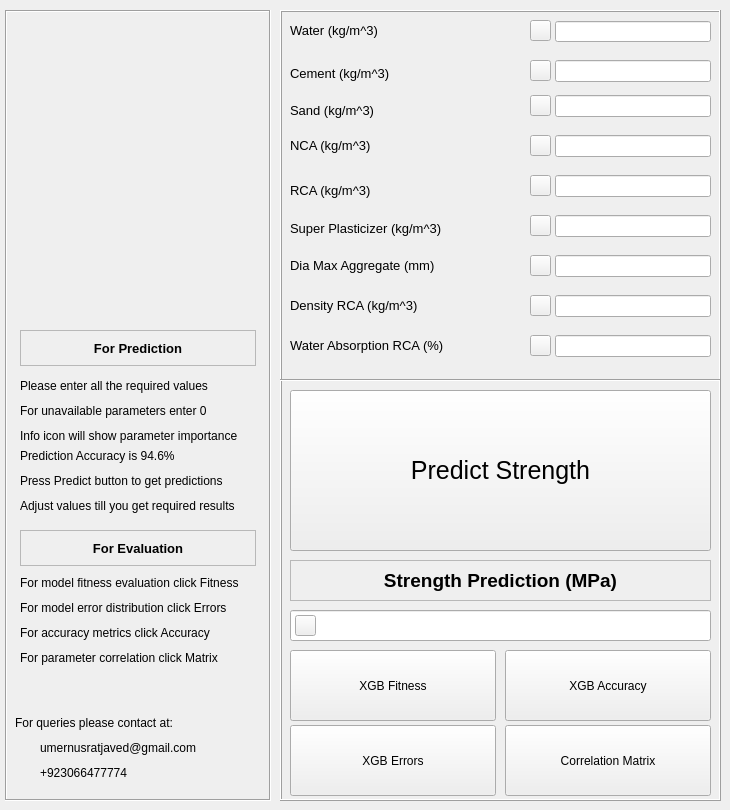
    <widget class="QWidget" name="tabWidgetPage1">
     <property name="styleSheet">
      <string notr="true"/>
     </property>
     <attribute name="title">
      <string>RAC Strength</string>
     </attribute>
     <widget class="QFrame" name="frame_1">
      <property name="geometry">
       <rect>
        <x>280</x>
        <y>10</y>
        <width>441</width>
        <height>791</height>
       </rect>
      </property>
      <property name="styleSheet">
       <string notr="true"/>
      </property>
      <property name="frameShape">
       <enum>QFrame::Box</enum>
      </property>
      <property name="frameShadow">
       <enum>QFrame::Raised</enum>
      </property>
      <widget class="QLabel" name="label">
       <property name="geometry">
        <rect>
         <x>10</x>
         <y>10</y>
         <width>191</width>
         <height>21</height>
        </rect>
       </property>
       <property name="font">
        <font>
         <pointsize>10</pointsize>
         <weight>50</weight>
         <italic>false</italic>
         <bold>false</bold>
         <strikeout>false</strikeout>
        </font>
       </property>
       <property name="text">
        <string>Water (kg/m^3)</string>
       </property>
      </widget>
      <widget class="QLabel" name="label_2">
       <property name="geometry">
        <rect>
         <x>10</x>
         <y>50</y>
         <width>191</width>
         <height>26</height>
        </rect>
       </property>
       <property name="font">
        <font>
         <pointsize>10</pointsize>
         <weight>50</weight>
         <italic>false</italic>
         <bold>false</bold>
         <strikeout>false</strikeout>
        </font>
       </property>
       <property name="text">
        <string>Cement (kg/m^3)	</string>
       </property>
      </widget>
      <widget class="QLabel" name="label_4">
       <property name="geometry">
        <rect>
         <x>10</x>
         <y>90</y>
         <width>171</width>
         <height>21</height>
        </rect>
       </property>
       <property name="font">
        <font>
         <pointsize>10</pointsize>
         <weight>50</weight>
         <italic>false</italic>
         <bold>false</bold>
         <strikeout>false</strikeout>
        </font>
       </property>
       <property name="text">
        <string>Sand (kg/m^3)</string>
       </property>
      </widget>
      <widget class="QLabel" name="label_5">
       <property name="geometry">
        <rect>
         <x>10</x>
         <y>125</y>
         <width>171</width>
         <height>21</height>
        </rect>
       </property>
       <property name="font">
        <font>
         <pointsize>10</pointsize>
         <weight>50</weight>
         <italic>false</italic>
         <bold>false</bold>
         <strikeout>false</strikeout>
        </font>
       </property>
       <property name="text">
        <string>NCA (kg/m^3)</string>
       </property>
      </widget>
      <widget class="QLabel" name="label_6">
       <property name="geometry">
        <rect>
         <x>10</x>
         <y>165</y>
         <width>211</width>
         <height>31</height>
        </rect>
       </property>
       <property name="font">
        <font>
         <pointsize>10</pointsize>
         <weight>50</weight>
         <italic>false</italic>
         <bold>false</bold>
         <strikeout>false</strikeout>
        </font>
       </property>
       <property name="text">
        <string>RCA (kg/m^3)</string>
       </property>
      </widget>
      <widget class="QLabel" name="label_7">
       <property name="geometry">
        <rect>
         <x>10</x>
         <y>245</y>
         <width>221</width>
         <height>21</height>
        </rect>
       </property>
       <property name="font">
        <font>
         <pointsize>10</pointsize>
         <weight>50</weight>
         <italic>false</italic>
         <bold>false</bold>
         <strikeout>false</strikeout>
        </font>
       </property>
       <property name="text">
        <string>Dia Max Aggregate (mm)</string>
       </property>
      </widget>
      <widget class="QLabel" name="label_8">
       <property name="geometry">
        <rect>
         <x>10</x>
         <y>285</y>
         <width>211</width>
         <height>21</height>
        </rect>
       </property>
       <property name="font">
        <font>
         <pointsize>10</pointsize>
         <weight>50</weight>
         <italic>false</italic>
         <bold>false</bold>
         <strikeout>false</strikeout>
        </font>
       </property>
       <property name="text">
        <string>Density RCA (kg/m^3)</string>
       </property>
      </widget>
      <widget class="QLabel" name="label_9">
       <property name="geometry">
        <rect>
         <x>10</x>
         <y>320</y>
         <width>241</width>
         <height>31</height>
        </rect>
       </property>
       <property name="font">
        <font>
         <pointsize>10</pointsize>
         <weight>50</weight>
         <italic>false</italic>
         <bold>false</bold>
         <strikeout>false</strikeout>
        </font>
       </property>
       <property name="text">
        <string>Water Absorption RCA (%)</string>
       </property>
      </widget>
      <widget class="QLineEdit" name="rac_water">
       <property name="geometry">
        <rect>
         <x>275</x>
         <y>11</y>
         <width>156</width>
         <height>21</height>
        </rect>
       </property>
       <property name="font">
        <font>
         <pointsize>9</pointsize>
         <weight>50</weight>
         <italic>false</italic>
         <bold>false</bold>
         <strikeout>false</strikeout>
        </font>
       </property>
      </widget>
      <widget class="QLineEdit" name="rac_cement">
       <property name="geometry">
        <rect>
         <x>275</x>
         <y>50</y>
         <width>156</width>
         <height>22</height>
        </rect>
       </property>
      </widget>
      <widget class="QLineEdit" name="rac_sand">
       <property name="geometry">
        <rect>
         <x>275</x>
         <y>85</y>
         <width>156</width>
         <height>22</height>
        </rect>
       </property>
      </widget>
      <widget class="QLineEdit" name="rac_nca">
       <property name="geometry">
        <rect>
         <x>275</x>
         <y>125</y>
         <width>156</width>
         <height>22</height>
        </rect>
       </property>
      </widget>
      <widget class="QLineEdit" name="rac_rca">
       <property name="geometry">
        <rect>
         <x>275</x>
         <y>165</y>
         <width>156</width>
         <height>22</height>
        </rect>
       </property>
      </widget>
      <widget class="QLineEdit" name="rac_dia_max">
       <property name="geometry">
        <rect>
         <x>275</x>
         <y>245</y>
         <width>156</width>
         <height>22</height>
        </rect>
       </property>
      </widget>
      <widget class="QLineEdit" name="rac_density">
       <property name="geometry">
        <rect>
         <x>275</x>
         <y>285</y>
         <width>156</width>
         <height>22</height>
        </rect>
       </property>
      </widget>
      <widget class="QLineEdit" name="rac_water_absorption">
       <property name="geometry">
        <rect>
         <x>275</x>
         <y>325</y>
         <width>156</width>
         <height>22</height>
        </rect>
       </property>
      </widget>
      <widget class="QLabel" name="label_68">
       <property name="geometry">
        <rect>
         <x>10</x>
         <y>550</y>
         <width>421</width>
         <height>41</height>
        </rect>
       </property>
       <property name="font">
        <font>
         <pointsize>14</pointsize>
         <weight>75</weight>
         <italic>false</italic>
         <bold>true</bold>
         <underline>false</underline>
         <strikeout>false</strikeout>
        </font>
       </property>
       <property name="layoutDirection">
        <enum>Qt::LeftToRight</enum>
       </property>
       <property name="autoFillBackground">
        <bool>true</bool>
       </property>
       <property name="frameShape">
        <enum>QFrame::StyledPanel</enum>
       </property>
       <property name="text">
        <string>Strength Prediction (MPa)</string>
       </property>
       <property name="alignment">
        <set>Qt::AlignCenter</set>
       </property>
      </widget>
      <widget class="QPushButton" name="rac_button">
       <property name="geometry">
        <rect>
         <x>10</x>
         <y>380</y>
         <width>421</width>
         <height>161</height>
        </rect>
       </property>
       <property name="font">
        <font>
         <pointsize>19</pointsize>
         <weight>50</weight>
         <italic>false</italic>
         <bold>false</bold>
         <strikeout>false</strikeout>
        </font>
       </property>
       <property name="styleSheet">
        <string notr="true"/>
       </property>
       <property name="text">
        <string>Predict Strength</string>
       </property>
      </widget>
      <widget class="Line" name="line_63">
       <property name="geometry">
        <rect>
         <x>0</x>
         <y>360</y>
         <width>441</width>
         <height>21</height>
        </rect>
       </property>
       <property name="orientation">
        <enum>Qt::Horizontal</enum>
       </property>
      </widget>
      <widget class="QLineEdit" name="rac_sp">
       <property name="geometry">
        <rect>
         <x>275</x>
         <y>205</y>
         <width>156</width>
         <height>22</height>
        </rect>
       </property>
      </widget>
      <widget class="QLabel" name="label_74">
       <property name="geometry">
        <rect>
         <x>10</x>
         <y>205</y>
         <width>221</width>
         <height>26</height>
        </rect>
       </property>
       <property name="font">
        <font>
         <pointsize>10</pointsize>
         <weight>50</weight>
         <italic>false</italic>
         <bold>false</bold>
         <strikeout>false</strikeout>
        </font>
       </property>
       <property name="text">
        <string>Super Plasticizer (kg/m^3)</string>
       </property>
      </widget>
      <widget class="QLineEdit" name="rac_str_prediction_xgb">
       <property name="geometry">
        <rect>
         <x>10</x>
         <y>600</y>
         <width>421</width>
         <height>31</height>
        </rect>
       </property>
       <property name="font">
        <font>
         <pointsize>12</pointsize>
         <weight>50</weight>
         <italic>false</italic>
         <bold>false</bold>
         <strikeout>false</strikeout>
        </font>
       </property>
       <property name="alignment">
        <set>Qt::AlignCenter</set>
       </property>
      </widget>
      <widget class="QLabel" name="label_584">
       <property name="geometry">
        <rect>
         <x>30</x>
         <y>660</y>
         <width>31</width>
         <height>31</height>
        </rect>
       </property>
       <property name="text">
        <string/>
       </property>
       <property name="pixmap">
        <pixmap>graph.png</pixmap>
       </property>
       <property name="scaledContents">
        <bool>true</bool>
       </property>
       <property name="textInteractionFlags">
        <set>Qt::NoTextInteraction</set>
       </property>
      </widget>
      <widget class="QPushButton" name="rac_residual_xgb">
       <property name="geometry">
        <rect>
         <x>10</x>
         <y>715</y>
         <width>206</width>
         <height>71</height>
        </rect>
       </property>
       <property name="font">
        <font>
         <pointsize>9</pointsize>
         <weight>50</weight>
         <italic>false</italic>
         <bold>false</bold>
         <strikeout>false</strikeout>
        </font>
       </property>
       <property name="styleSheet">
        <string notr="true"/>
       </property>
       <property name="text">
        <string>XGB Errors</string>
       </property>
      </widget>
      <widget class="QLabel" name="label_583">
       <property name="geometry">
        <rect>
         <x>240</x>
         <y>665</y>
         <width>31</width>
         <height>31</height>
        </rect>
       </property>
       <property name="text">
        <string/>
       </property>
       <property name="pixmap">
        <pixmap>accuracy.png</pixmap>
       </property>
       <property name="scaledContents">
        <bool>true</bool>
       </property>
      </widget>
      <widget class="QLabel" name="label_581">
       <property name="geometry">
        <rect>
         <x>25</x>
         <y>735</y>
         <width>31</width>
         <height>31</height>
        </rect>
       </property>
       <property name="text">
        <string/>
       </property>
       <property name="pixmap">
        <pixmap>histogram.png</pixmap>
       </property>
       <property name="scaledContents">
        <bool>true</bool>
       </property>
      </widget>
      <widget class="QPushButton" name="rac_fitness_xgb">
       <property name="geometry">
        <rect>
         <x>10</x>
         <y>640</y>
         <width>206</width>
         <height>71</height>
        </rect>
       </property>
       <property name="font">
        <font>
         <pointsize>9</pointsize>
         <weight>50</weight>
         <italic>false</italic>
         <bold>false</bold>
         <strikeout>false</strikeout>
        </font>
       </property>
       <property name="styleSheet">
        <string notr="true"/>
       </property>
       <property name="text">
        <string>XGB Fitness</string>
       </property>
      </widget>
      <widget class="QPushButton" name="rac_acc_xgb">
       <property name="geometry">
        <rect>
         <x>225</x>
         <y>640</y>
         <width>206</width>
         <height>71</height>
        </rect>
       </property>
       <property name="font">
        <font>
         <pointsize>9</pointsize>
         <weight>50</weight>
         <italic>false</italic>
         <bold>false</bold>
         <strikeout>false</strikeout>
        </font>
       </property>
       <property name="styleSheet">
        <string notr="true"/>
       </property>
       <property name="text">
        <string>XGB Accuracy</string>
       </property>
      </widget>
      <widget class="QPushButton" name="pushButton_176">
       <property name="geometry">
        <rect>
         <x>250</x>
         <y>285</y>
         <width>21</width>
         <height>21</height>
        </rect>
       </property>
       <property name="toolTip">
        <string>Correlation Factor : 0.15</string>
       </property>
       <property name="text">
        <string/>
       </property>
       <property name="icon">
        <iconset>
         <normaloff>info.png</normaloff>info.png</iconset>
       </property>
      </widget>
      <widget class="QPushButton" name="pushButton_172">
       <property name="geometry">
        <rect>
         <x>250</x>
         <y>165</y>
         <width>21</width>
         <height>21</height>
        </rect>
       </property>
       <property name="toolTip">
        <string>Correlation Factor : 0.15</string>
       </property>
       <property name="text">
        <string/>
       </property>
       <property name="icon">
        <iconset>
         <normaloff>info.png</normaloff>info.png</iconset>
       </property>
      </widget>
      <widget class="QPushButton" name="pushButton_173">
       <property name="geometry">
        <rect>
         <x>250</x>
         <y>205</y>
         <width>21</width>
         <height>21</height>
        </rect>
       </property>
       <property name="toolTip">
        <string>Correlation Factor : 0.13</string>
       </property>
       <property name="text">
        <string/>
       </property>
       <property name="icon">
        <iconset>
         <normaloff>info.png</normaloff>info.png</iconset>
       </property>
      </widget>
      <widget class="QPushButton" name="pushButton_174">
       <property name="geometry">
        <rect>
         <x>250</x>
         <y>245</y>
         <width>21</width>
         <height>21</height>
        </rect>
       </property>
       <property name="toolTip">
        <string>Correlation Factor : 0.026</string>
       </property>
       <property name="text">
        <string/>
       </property>
       <property name="icon">
        <iconset>
         <normaloff>info.png</normaloff>info.png</iconset>
       </property>
      </widget>
      <widget class="QPushButton" name="pushButton_167">
       <property name="geometry">
        <rect>
         <x>250</x>
         <y>325</y>
         <width>21</width>
         <height>21</height>
        </rect>
       </property>
       <property name="toolTip">
        <string>Correlation Factor : 0.12</string>
       </property>
       <property name="text">
        <string/>
       </property>
       <property name="icon">
        <iconset>
         <normaloff>info.png</normaloff>info.png</iconset>
       </property>
      </widget>
      <widget class="QPushButton" name="pushButton_171">
       <property name="geometry">
        <rect>
         <x>250</x>
         <y>85</y>
         <width>21</width>
         <height>21</height>
        </rect>
       </property>
       <property name="toolTip">
        <string>Correlation Factor : -0.34</string>
       </property>
       <property name="text">
        <string/>
       </property>
       <property name="icon">
        <iconset>
         <normaloff>info.png</normaloff>info.png</iconset>
       </property>
      </widget>
      <widget class="QPushButton" name="pushButton_165">
       <property name="geometry">
        <rect>
         <x>250</x>
         <y>125</y>
         <width>21</width>
         <height>21</height>
        </rect>
       </property>
       <property name="toolTip">
        <string>Correlation Factor : -0.11</string>
       </property>
       <property name="text">
        <string/>
       </property>
       <property name="icon">
        <iconset>
         <normaloff>info.png</normaloff>info.png</iconset>
       </property>
      </widget>
      <widget class="QPushButton" name="pushButton_175">
       <property name="geometry">
        <rect>
         <x>250</x>
         <y>50</y>
         <width>21</width>
         <height>21</height>
        </rect>
       </property>
       <property name="toolTip">
        <string>Correlation Factor : -0.27</string>
       </property>
       <property name="text">
        <string/>
       </property>
       <property name="icon">
        <iconset>
         <normaloff>info.png</normaloff>info.png</iconset>
       </property>
      </widget>
      <widget class="QPushButton" name="pushButton_169">
       <property name="geometry">
        <rect>
         <x>250</x>
         <y>10</y>
         <width>21</width>
         <height>21</height>
        </rect>
       </property>
       <property name="toolTip">
        <string>Correlation Factor : 0.47</string>
       </property>
       <property name="text">
        <string/>
       </property>
       <property name="icon">
        <iconset>
         <normaloff>info.png</normaloff>info.png</iconset>
       </property>
      </widget>
      <widget class="QPushButton" name="pushButton_180">
       <property name="geometry">
        <rect>
         <x>15</x>
         <y>605</y>
         <width>21</width>
         <height>21</height>
        </rect>
       </property>
       <property name="toolTip">
        <string>XGB Prediction (Best)</string>
       </property>
       <property name="text">
        <string/>
       </property>
       <property name="icon">
        <iconset>
         <normaloff>info.png</normaloff>info.png</iconset>
       </property>
      </widget>
      <widget class="QLabel" name="label_162">
       <property name="geometry">
        <rect>
         <x>235</x>
         <y>735</y>
         <width>31</width>
         <height>31</height>
        </rect>
       </property>
       <property name="text">
        <string/>
       </property>
       <property name="pixmap">
        <pixmap>matrix.png</pixmap>
       </property>
       <property name="scaledContents">
        <bool>true</bool>
       </property>
      </widget>
      <widget class="QPushButton" name="rac_corr_matrix">
       <property name="geometry">
        <rect>
         <x>225</x>
         <y>715</y>
         <width>206</width>
         <height>71</height>
        </rect>
       </property>
       <property name="font">
        <font>
         <pointsize>9</pointsize>
         <weight>50</weight>
         <italic>false</italic>
         <bold>false</bold>
         <strikeout>false</strikeout>
        </font>
       </property>
       <property name="styleSheet">
        <string notr="true"/>
       </property>
       <property name="text">
        <string>Correlation Matrix</string>
       </property>
      </widget>
      <zorder>label</zorder>
      <zorder>label_2</zorder>
      <zorder>label_4</zorder>
      <zorder>label_5</zorder>
      <zorder>label_6</zorder>
      <zorder>label_7</zorder>
      <zorder>label_8</zorder>
      <zorder>label_9</zorder>
      <zorder>rac_water</zorder>
      <zorder>rac_cement</zorder>
      <zorder>rac_sand</zorder>
      <zorder>rac_nca</zorder>
      <zorder>rac_rca</zorder>
      <zorder>rac_dia_max</zorder>
      <zorder>rac_density</zorder>
      <zorder>rac_water_absorption</zorder>
      <zorder>label_68</zorder>
      <zorder>rac_button</zorder>
      <zorder>line_63</zorder>
      <zorder>rac_sp</zorder>
      <zorder>label_74</zorder>
      <zorder>rac_str_prediction_xgb</zorder>
      <zorder>rac_residual_xgb</zorder>
      <zorder>rac_fitness_xgb</zorder>
      <zorder>rac_acc_xgb</zorder>
      <zorder>label_584</zorder>
      <zorder>label_583</zorder>
      <zorder>label_581</zorder>
      <zorder>pushButton_176</zorder>
      <zorder>pushButton_172</zorder>
      <zorder>pushButton_173</zorder>
      <zorder>pushButton_174</zorder>
      <zorder>pushButton_167</zorder>
      <zorder>pushButton_171</zorder>
      <zorder>pushButton_165</zorder>
      <zorder>pushButton_175</zorder>
      <zorder>pushButton_169</zorder>
      <zorder>pushButton_180</zorder>
      <zorder>rac_corr_matrix</zorder>
      <zorder>label_162</zorder>
     </widget>
     <widget class="QFrame" name="frame_9">
      <property name="geometry">
       <rect>
        <x>5</x>
        <y>10</y>
        <width>266</width>
        <height>791</height>
       </rect>
      </property>
      <property name="frameShape">
       <enum>QFrame::Box</enum>
      </property>
      <property name="frameShadow">
       <enum>QFrame::Sunken</enum>
      </property>
      <widget class="QLabel" name="label_164">
       <property name="geometry">
        <rect>
         <x>10</x>
         <y>700</y>
         <width>246</width>
         <height>26</height>
        </rect>
       </property>
       <property name="text">
        <string>For queries please contact at:</string>
       </property>
      </widget>
      <widget class="QLabel" name="label_165">
       <property name="geometry">
        <rect>
         <x>35</x>
         <y>725</y>
         <width>221</width>
         <height>26</height>
        </rect>
       </property>
       <property name="text">
        <string>umernusratjaved@gmail.com</string>
       </property>
      </widget>
      <widget class="QLabel" name="label_166">
       <property name="geometry">
        <rect>
         <x>35</x>
         <y>750</y>
         <width>221</width>
         <height>26</height>
        </rect>
       </property>
       <property name="text">
        <string>+923066477774</string>
       </property>
      </widget>
      <widget class="QLabel" name="label_167">
       <property name="geometry">
        <rect>
         <x>10</x>
         <y>730</y>
         <width>21</width>
         <height>21</height>
        </rect>
       </property>
       <property name="text">
        <string/>
       </property>
       <property name="pixmap">
        <pixmap>email.png</pixmap>
       </property>
       <property name="scaledContents">
        <bool>true</bool>
       </property>
      </widget>
      <widget class="QLabel" name="label_168">
       <property name="geometry">
        <rect>
         <x>10</x>
         <y>755</y>
         <width>21</width>
         <height>21</height>
        </rect>
       </property>
       <property name="text">
        <string/>
       </property>
       <property name="pixmap">
        <pixmap>phone.png</pixmap>
       </property>
       <property name="scaledContents">
        <bool>true</bool>
       </property>
      </widget>
      <widget class="QLabel" name="label_169">
       <property name="geometry">
        <rect>
         <x>15</x>
         <y>365</y>
         <width>241</width>
         <height>21</height>
        </rect>
       </property>
       <property name="font">
        <font>
         <weight>50</weight>
         <italic>false</italic>
         <bold>false</bold>
         <strikeout>false</strikeout>
        </font>
       </property>
       <property name="text">
        <string>Please enter all the required values </string>
       </property>
      </widget>
      <widget class="QLabel" name="label_170">
       <property name="geometry">
        <rect>
         <x>15</x>
         <y>390</y>
         <width>241</width>
         <height>21</height>
        </rect>
       </property>
       <property name="font">
        <font>
         <weight>50</weight>
         <italic>false</italic>
         <bold>false</bold>
         <strikeout>false</strikeout>
        </font>
       </property>
       <property name="text">
        <string>For unavailable parameters enter 0</string>
       </property>
      </widget>
      <widget class="QLabel" name="label_171">
       <property name="geometry">
        <rect>
         <x>15</x>
         <y>415</y>
         <width>246</width>
         <height>21</height>
        </rect>
       </property>
       <property name="font">
        <font>
         <weight>50</weight>
         <italic>false</italic>
         <bold>false</bold>
         <strikeout>false</strikeout>
        </font>
       </property>
       <property name="text">
        <string>Info icon will show parameter importance</string>
       </property>
      </widget>
      <widget class="QLabel" name="label_172">
       <property name="geometry">
        <rect>
         <x>15</x>
         <y>460</y>
         <width>246</width>
         <height>21</height>
        </rect>
       </property>
       <property name="font">
        <font>
         <weight>50</weight>
         <italic>false</italic>
         <bold>false</bold>
         <strikeout>false</strikeout>
        </font>
       </property>
       <property name="text">
        <string>Press Predict button to get predictions</string>
       </property>
      </widget>
      <widget class="QLabel" name="label_173">
       <property name="geometry">
        <rect>
         <x>15</x>
         <y>435</y>
         <width>246</width>
         <height>21</height>
        </rect>
       </property>
       <property name="font">
        <font>
         <weight>50</weight>
         <italic>false</italic>
         <bold>false</bold>
         <strikeout>false</strikeout>
        </font>
       </property>
       <property name="text">
        <string>Prediction Accuracy is 94.6%</string>
       </property>
      </widget>
      <widget class="QLabel" name="label_175">
       <property name="geometry">
        <rect>
         <x>15</x>
         <y>565</y>
         <width>241</width>
         <height>16</height>
        </rect>
       </property>
       <property name="font">
        <font>
         <weight>50</weight>
         <italic>false</italic>
         <bold>false</bold>
         <strikeout>false</strikeout>
        </font>
       </property>
       <property name="text">
        <string>For model fitness evaluation click Fitness</string>
       </property>
      </widget>
      <widget class="QLabel" name="label_176">
       <property name="geometry">
        <rect>
         <x>15</x>
         <y>590</y>
         <width>241</width>
         <height>16</height>
        </rect>
       </property>
       <property name="font">
        <font>
         <weight>50</weight>
         <italic>false</italic>
         <bold>false</bold>
         <strikeout>false</strikeout>
        </font>
       </property>
       <property name="text">
        <string>For model error distribution click Errors</string>
       </property>
      </widget>
      <widget class="QLabel" name="label_177">
       <property name="geometry">
        <rect>
         <x>15</x>
         <y>615</y>
         <width>241</width>
         <height>16</height>
        </rect>
       </property>
       <property name="font">
        <font>
         <weight>50</weight>
         <italic>false</italic>
         <bold>false</bold>
         <strikeout>false</strikeout>
        </font>
       </property>
       <property name="text">
        <string>For accuracy metrics click Accuracy</string>
       </property>
      </widget>
      <widget class="QLabel" name="label_178">
       <property name="geometry">
        <rect>
         <x>15</x>
         <y>640</y>
         <width>241</width>
         <height>16</height>
        </rect>
       </property>
       <property name="font">
        <font>
         <weight>50</weight>
         <italic>false</italic>
         <bold>false</bold>
         <strikeout>false</strikeout>
        </font>
       </property>
       <property name="text">
        <string>For parameter correlation click Matrix</string>
       </property>
      </widget>
      <widget class="QLabel" name="label_179">
       <property name="geometry">
        <rect>
         <x>15</x>
         <y>520</y>
         <width>236</width>
         <height>36</height>
        </rect>
       </property>
       <property name="font">
        <font>
         <pointsize>10</pointsize>
         <weight>75</weight>
         <italic>false</italic>
         <bold>true</bold>
         <underline>false</underline>
         <strikeout>false</strikeout>
        </font>
       </property>
       <property name="layoutDirection">
        <enum>Qt::LeftToRight</enum>
       </property>
       <property name="autoFillBackground">
        <bool>true</bool>
       </property>
       <property name="frameShape">
        <enum>QFrame::StyledPanel</enum>
       </property>
       <property name="text">
        <string>For Evaluation</string>
       </property>
       <property name="alignment">
        <set>Qt::AlignCenter</set>
       </property>
      </widget>
      <widget class="QLabel" name="label_180">
       <property name="geometry">
        <rect>
         <x>15</x>
         <y>320</y>
         <width>236</width>
         <height>36</height>
        </rect>
       </property>
       <property name="font">
        <font>
         <pointsize>10</pointsize>
         <weight>75</weight>
         <italic>false</italic>
         <bold>true</bold>
         <underline>false</underline>
         <strikeout>false</strikeout>
        </font>
       </property>
       <property name="layoutDirection">
        <enum>Qt::LeftToRight</enum>
       </property>
       <property name="autoFillBackground">
        <bool>true</bool>
       </property>
       <property name="frameShape">
        <enum>QFrame::StyledPanel</enum>
       </property>
       <property name="text">
        <string>For Prediction</string>
       </property>
       <property name="alignment">
        <set>Qt::AlignCenter</set>
       </property>
      </widget>
      <widget class="QLabel" name="label_181">
       <property name="geometry">
        <rect>
         <x>15</x>
         <y>485</y>
         <width>246</width>
         <height>21</height>
        </rect>
       </property>
       <property name="font">
        <font>
         <weight>50</weight>
         <italic>false</italic>
         <bold>false</bold>
         <strikeout>false</strikeout>
        </font>
       </property>
       <property name="text">
        <string>Adjust values till you get required results</string>
       </property>
      </widget>
      <widget class="QLabel" name="label_196">
       <property name="geometry">
        <rect>
         <x>10</x>
         <y>10</y>
         <width>246</width>
         <height>296</height>
        </rect>
       </property>
       <property name="styleSheet">
        <string notr="true">QLabel #label_83{
border:4px solid;
}</string>
       </property>
       <property name="text">
        <string/>
       </property>
       <property name="pixmap">
        <pixmap>cl.png</pixmap>
       </property>
       <property name="scaledContents">
        <bool>true</bool>
       </property>
      </widget>
     </widget>
    </widget>
